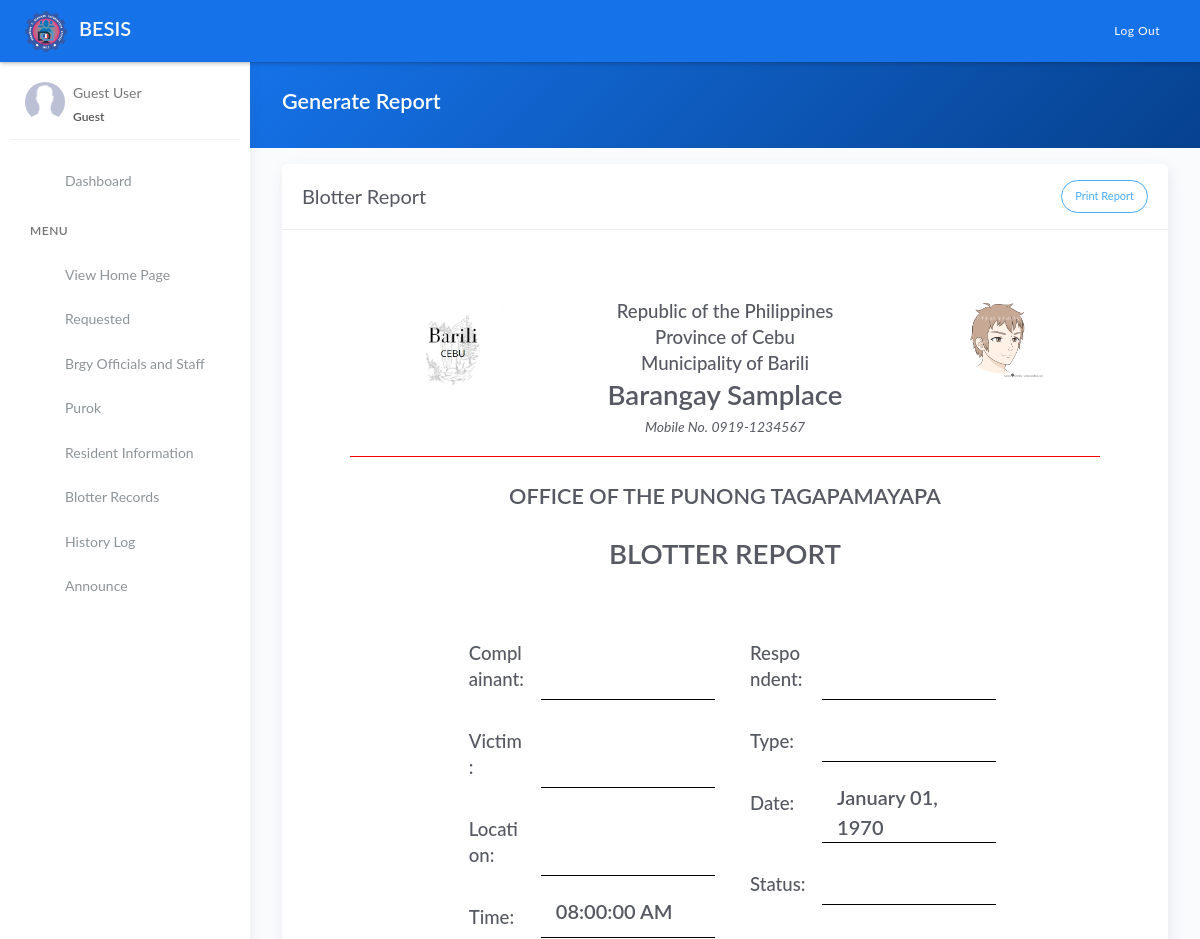
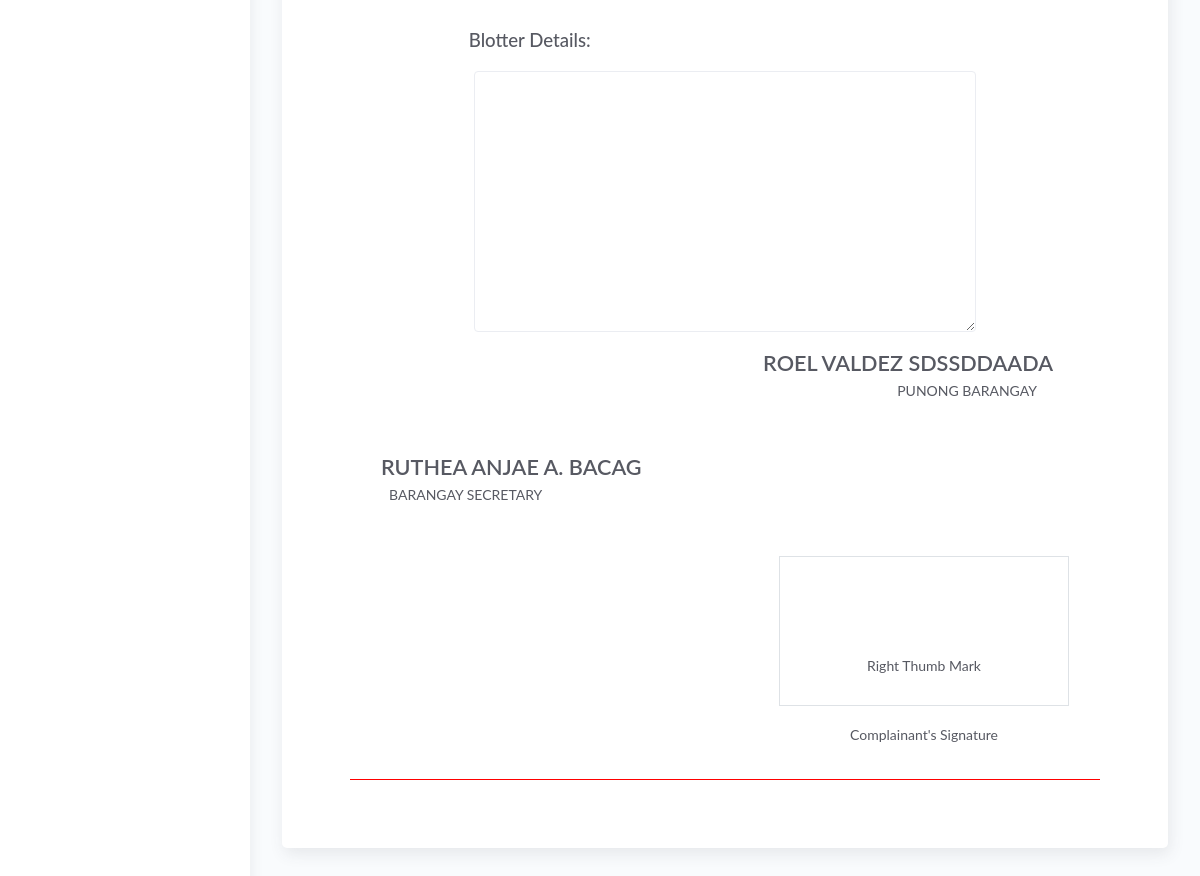
Page /generate_blotter_appointment.php on the earlier database version (2 pictures, top to bottom).
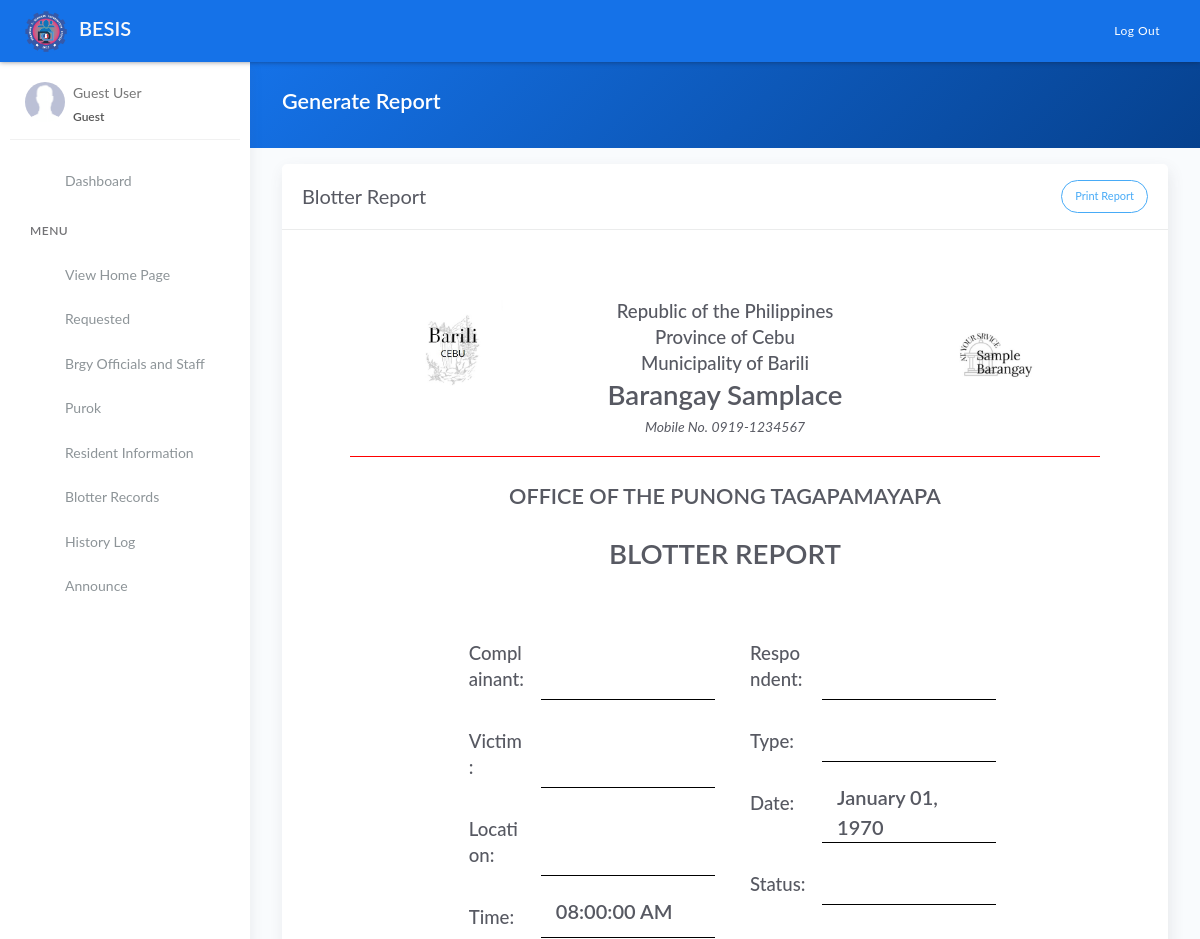
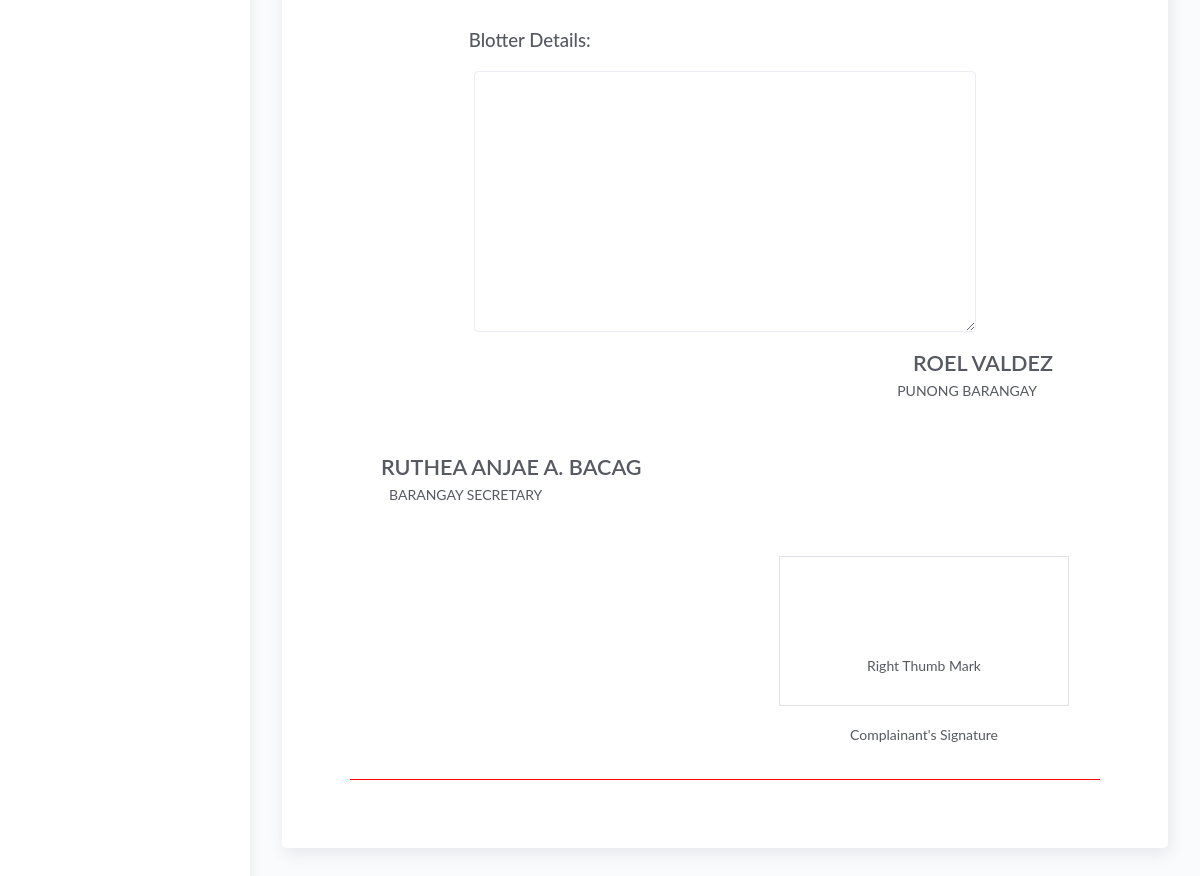
Same page on the later database version (2 pictures, top to bottom).
### tables this page shows
CREATE TABLE `tblbrgy_info` (
  `id` int(11) NOT NULL AUTO_INCREMENT,
  `province` varchar(100) DEFAULT NULL,
  `town` varchar(100) DEFAULT NULL,
  `brgy_name` varchar(50) DEFAULT NULL,
  `number` varchar(50) DEFAULT NULL,
  `text` text DEFAULT NULL,
  `image` varchar(200) DEFAULT NULL,
  `city_logo` varchar(100) DEFAULT NULL,
  `brgy_logo` varchar(100) DEFAULT NULL,
  PRIMARY KEY (`id`)
);

CREATE TABLE `tblofficials` (
  `id` int(11) NOT NULL AUTO_INCREMENT,
  `name` varchar(50) DEFAULT NULL,
  `chairmanship` varchar(50) DEFAULT NULL,
  `position` varchar(50) DEFAULT NULL,
  `termstart` date DEFAULT NULL,
  `termend` date DEFAULT NULL,
  `status` varchar(20) DEFAULT NULL,
  PRIMARY KEY (`id`)
);

### templates/main-header.php (called while the page is built, shortened)
<?php include 'model/fetch_brgy_info.php' ?>

### model/fetch_brgy_info.php (called while the page is built, shortened)
<?php
    $query = "SELECT * FROM tblbrgy_info";
    $result = $conn->query($query);
	$row = $result->fetch_assoc();
	if($row){
		$province = $row['province'];
		$town	= $row['town'];
		$brgy 		= $row['brgy_name'];
		$number =  $row['number'];
		$city_logo 	= $row['city_logo'];
		$brgy_logo		= $row['brgy_logo'];
	}
?>

### generate_blotter_appointment.php (the view, shortened to what the changed rows need)
<?php include 'server/server.php' ?>
<?php
    $c = "SELECT * FROM tblofficials JOIN tblposition ON tblofficials.position=tblposition.id WHERE tblposition.position='Captain'";
    $captain = $conn->query($c)->fetch_assoc();
    $s = "SELECT * FROM tblofficials JOIN tblposition ON tblofficials.position=tblposition.id WHERE tblposition.position='Secretary'";
    $sec = $conn->query($s)->fetch_assoc();
?>
<!DOCTYPE html>
<html lang="en">
<head>
	<?php include 'templates/header.php' ?>
</head>
<body>
	<div class="wrapper">
		<?php include 'templates/main-header.php' ?>
		<div class="main-panel">
			<div class="content">
				<div class="panel-header bg-primary-gradient">
					<div class="page-inner">
						<div class="d-flex align-items-left align-items-md-center flex-column flex-md-row">
							<div>
								<h2 class="text-white fw-bold">Generate Report</h2>
							</div>
						</div>
					</div>
				</div>
				<div class="page-inner">
					<div class="row mt--2">
						<div class="col-md-12">
                            <div class="card">
								<div class="card-body m-5" id="printThis">
                                  <div class="d-flex flex-wrap justify-content-around" style="border-bottom:1px solid red">
                                        <div class="text-center">
                                            <img src="assets/uploads/<?= $city_logo ?>" class="img-fluid" width="100">
										</div>
										<div class="text-center">
                                            <h3 class="mb-0">Republic of the Philippines</h3>
                                            <h3 class="mb-0">Province of <?= ucwords($province) ?></h3>
											<h3 class="mb-0">Municipality of <?= ucwords($town) ?></h3>
											<h1 class="fw-bold mb-0">Barangay <?= ucwords($brgy) ?></h1>
                                            <p><i>Mobile No. <?= $number ?></i></p>
										</div>
                                        <div class="text-center">
                                            <img src="assets/uploads/<?= $brgy_logo ?>" class="img-fluid" width="100">
										</div>
									</div>
                                    <div class="d-flex flex-wrap justify-content-center" style="border-bottom:1px solid red">
                                        <div class="col-md-9">
                                            <div class="text-center">
                                                <h2 class="mt-4 fw-bold">OFFICE OF THE PUNONG TAGAPAMAYAPA</h2>
                                            </div>
                                            <div class="text-center">
                                                <h1 class="mt-4 fw-bold mb-5">BLOTTER REPORT</h1>
                                            </div>
                                        </div>
                                        <div class="col-md-12">
                                            <div class="p-3 text-right mr-3">
                                                <h2 class="fw-bold mb-0 text-uppercase"><?= ucwords($captain['name']) ?></h2>
                                                <p class="mr-3">PUNONG BARANGAY</p>
                                            </div>
                                            <div class="p-3 text-left">
                                                <h2 class="fw-bold mb-0 text-uppercase"><?= empty($sec['name']) ? 'Please Create Official with Secretary Position' : ucwords($sec['name']) ?></h2>
                                            </div>
                                        </div>
                                    </div>
								</div>
							</div>
						</div>
					</div>
				</div>
			</div>
		</div>
	</div>
</body>
</html>

Differences in the rows shown:
changed tblbrgy_info "Samplace": brgy_logo: a different picture
changed tblofficials: name "ROEL VALDEZ SDSSDDAADA" → "ROEL VALDEZ"
